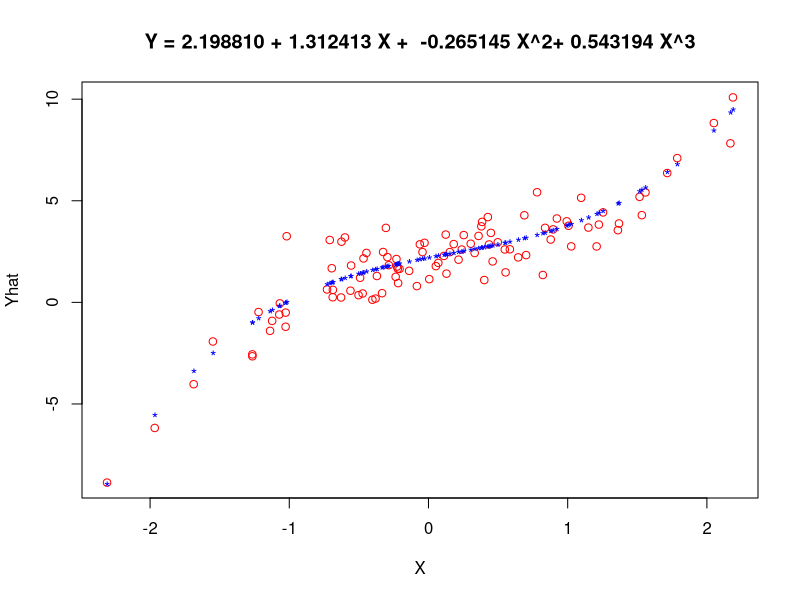
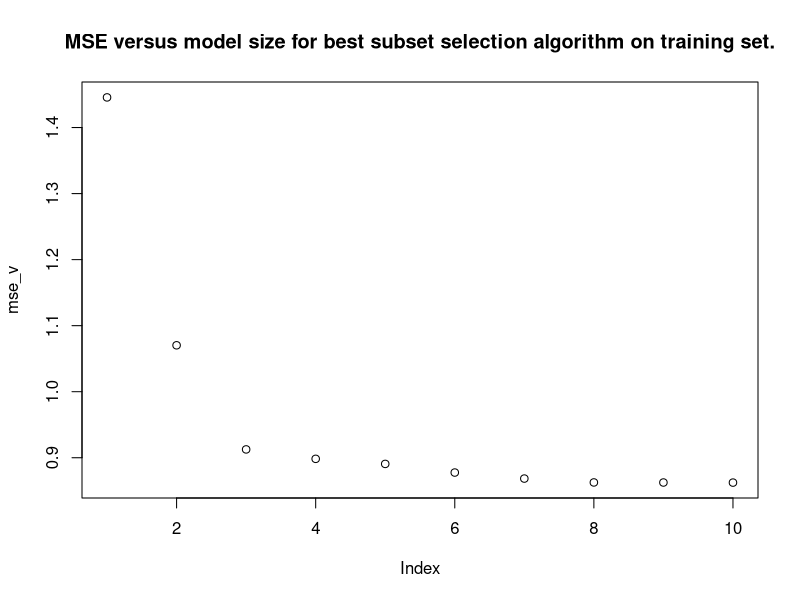
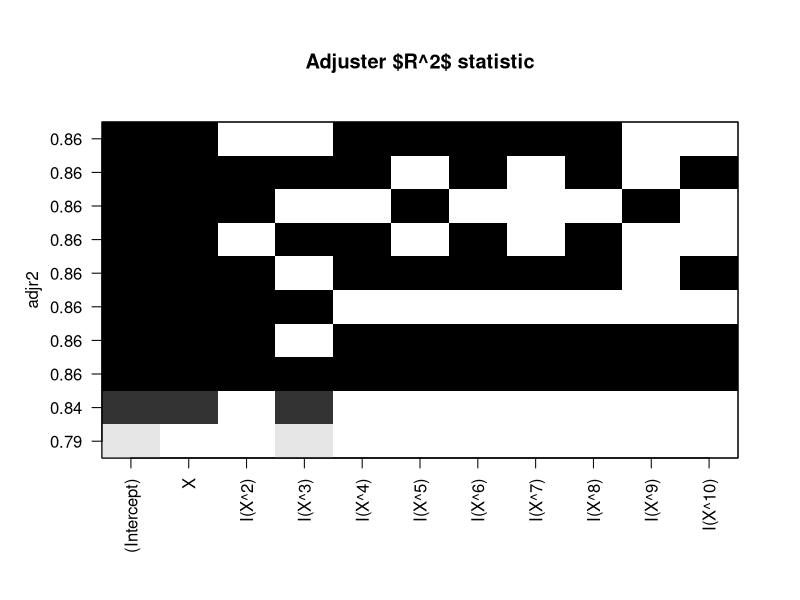
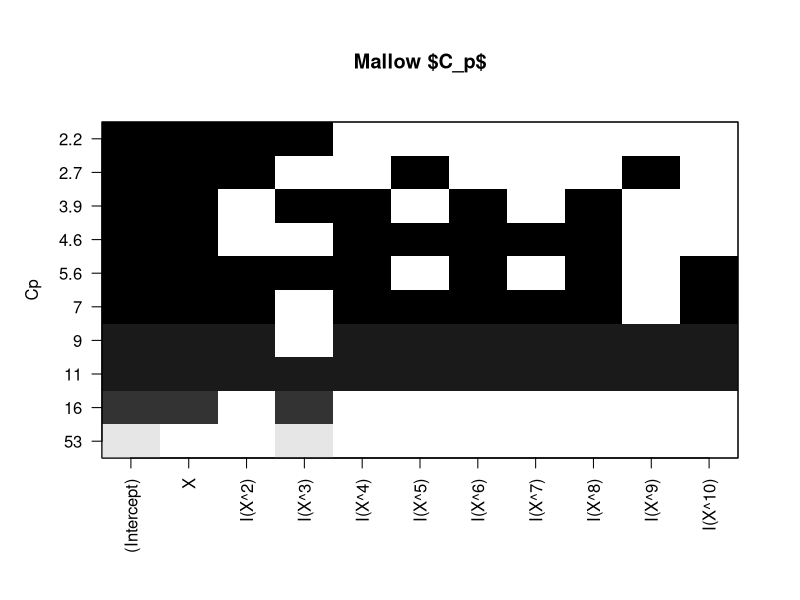
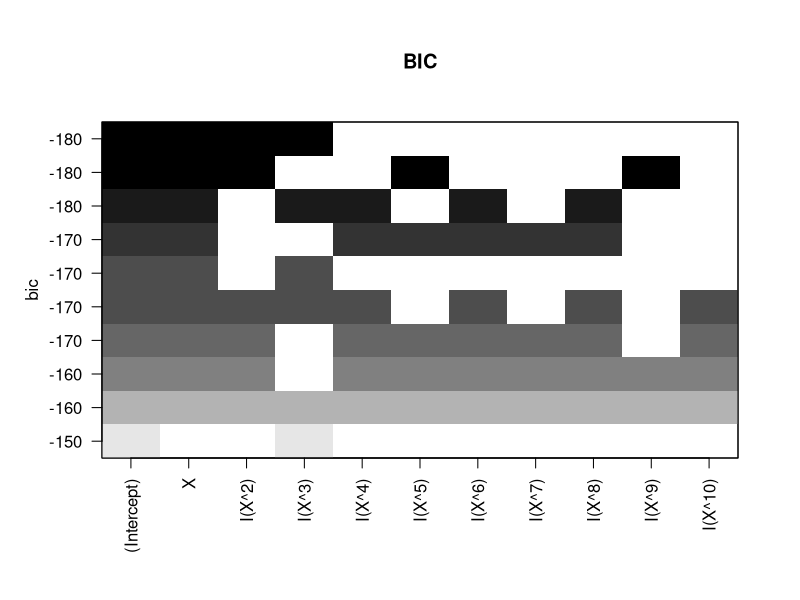
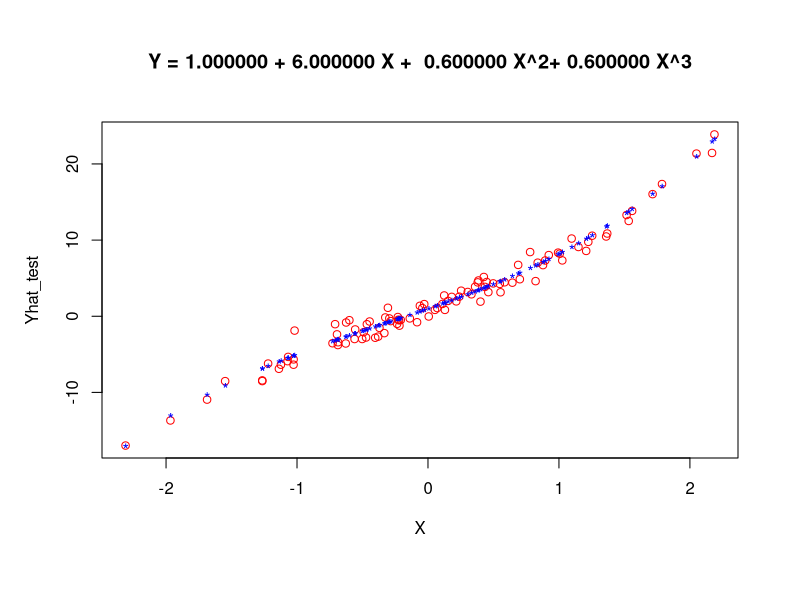
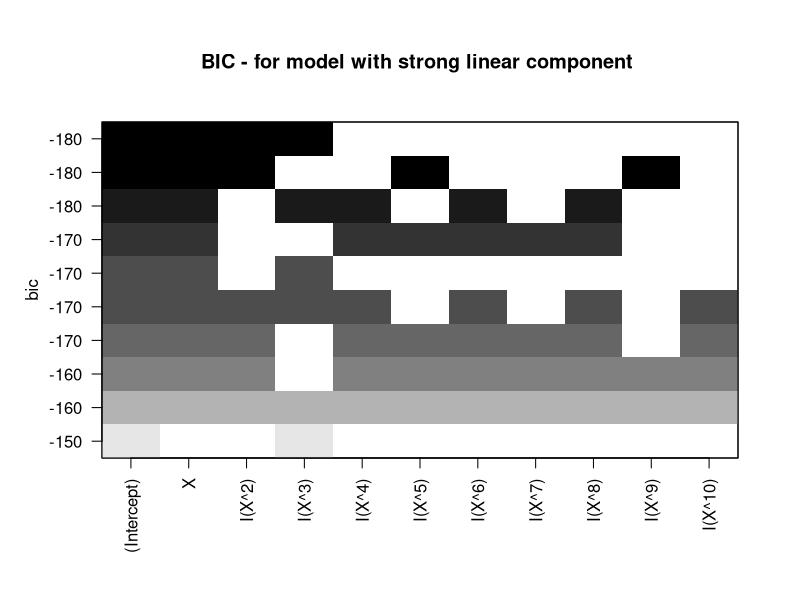
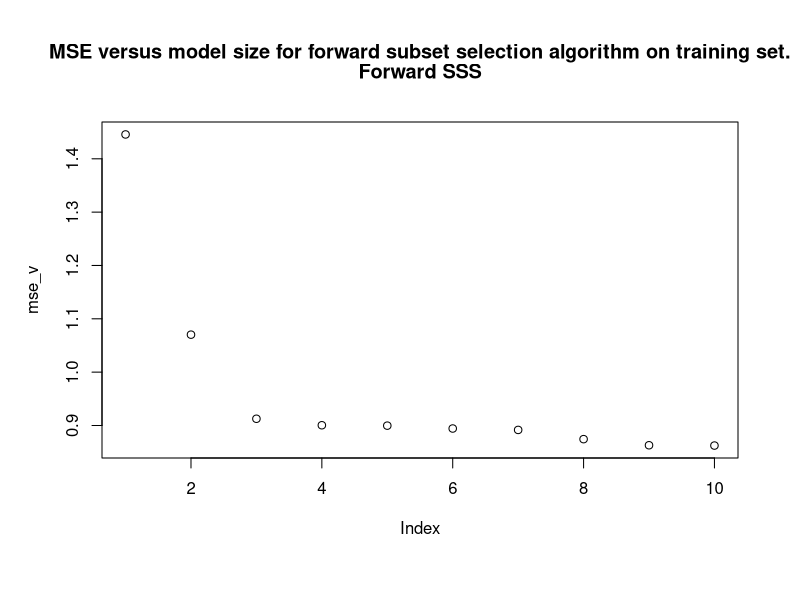

Reproduce these figures in R, in order.
## ---- chunk 1
knitr::opts_chunk$set(echo = TRUE)
knitr::opts_chunk$set(dev = 'pdf')
knitr::opts_chunk$set(cache=TRUE)
knitr::opts_chunk$set(tidy=TRUE)
knitr::opts_chunk$set(prompt=FALSE)
knitr::opts_chunk$set(fig.height=5)
knitr::opts_chunk$set(fig.width=7)
knitr::opts_chunk$set(warning=FALSE)
knitr::opts_chunk$set(message=FALSE)
## ---- chunk 2
rm(list = ls())
set.seed(123)
X <-rnorm(100,mean = 0,sd=1)

epsilon <- rnorm(100, mean = 0, sd=1)
## ---- chunk 3
beta= rnorm(4,mean = 0,sd = 1)
Y <-matrix(NA,nrow=100,ncol=1)
Yhat <-matrix(NA,nrow = 100,ncol = 1)

for (i in 1 : 100)
{
  Y[i]=beta[1] +beta[2]* X[i] +beta[3]* X[i]^2+ beta[4]* X[i]^3
  
  Yhat[i]=beta[1] +beta[2]* X[i] +beta[3]* X[i]^2+ beta[4]* X[i]^3 + epsilon[i]
}

plot(X,Yhat,col='red')
points(X,Y,pch='*',col='blue')
title(main=sprintf( "Y = %f + %f X +  %f X^2+ %f X^3",beta[1] ,beta[2], +beta[3], beta[4] ),cex=4.6)
## ---- chunk 4
DF <- as.data.frame(X)
DF <- cbind(DF,Yhat)
names(DF) = c("X","Y")
library(leaps)

regfit.full<-regsubsets(Y~X+I(X^2)+I(X^3)+I(X^4)+I(X^5)+I(X^6)+I(X^7)+I(X^8)+I(X^9)+I(X^10),data = DF,nvmax = 10)

reg.summary <-summary(regfit.full)

mse_v <- reg.summary$rss / nrow(DF)

plot(mse_v) 
title("MSE versus model size for best subset selection algorithm on training set.")

## ---- chunk 5
summary(regfit.full)
## ---- chunk 6
plot(regfit.full ,scale ="adjr2")
title("Adjuster $R^2$ statistic")
## ---- chunk 7
plot(regfit.full ,scale ="Cp")
title("Mallow $C_p$")
## ---- chunk 8
plot(regfit.full ,scale ="bic")
title("BIC")
## ---- chunk 9
beta_test <-matrix(NA,nrow=4,ncol=1)
beta_test[1]=1.0
beta_test[2]=6.0
beta_test[3]=.6
beta_test[4]=.6

Y_test <-matrix(NA,nrow=100,ncol=1)
Yhat_test <-matrix(NA,nrow = 100,ncol = 1)

for (i in 1 : 100)
{
  Y_test[i]=beta_test[1] +beta_test[2]* X[i] +beta_test[3]* X[i]^2+ beta_test[4]* X[i]^3
  
  Yhat_test[i]=beta_test[1] +beta_test[2]* X[i] +beta_test[3]* X[i]^2+ beta_test[4]* X[i]^3 + epsilon[i]
}
DF_test <- as.data.frame(X)
DF_test <- cbind(DF,Yhat_test)
names(DF) = c("X","Y")

plot(X,Yhat_test,col='red')
points(X,Y_test,pch='*',col='blue')
title(main=sprintf( "Y = %f + %f X +  %f X^2+ %f X^3",beta_test[1] ,beta_test[2], +beta_test[3], beta_test[4] ),cex=4.6)
regfit.full<-regsubsets(Y~X+I(X^2)+I(X^3)+I(X^4)+I(X^5)+I(X^6)+I(X^7)+I(X^8)+I(X^9)+I(X^10),data = DF_test,nvmax = 10)
plot(regfit.full ,scale ="bic")
title("BIC - for model with strong linear component ")

## ---- chunk 10
regfit.full<-regsubsets(Y~X+I(X^2)+I(X^3)+I(X^4)+I(X^5)+I(X^6)+I(X^7)+I(X^8)+I(X^9)+I(X^10),data = DF,nvmax = 10,method = "forward")

reg.summary <-summary(regfit.full)

mse_v <- reg.summary$rss / nrow(DF)

plot(mse_v) 
title(c("MSE versus model size for forward subset selection algorithm on training set.","Forward SSS"))

## ---- chunk 11
plot(regfit.full ,scale ="adjr2")
title("Adjuster $R^2$ statistic Forward SSS")
## ---- chunk 12
plot(regfit.full ,scale ="Cp")
title("Mallow $C_p$ Forward SSS")
## ---- chunk 13
plot(regfit.full ,scale ="bic")
title("BIC Forward SSS")
## ---- chunk 14
regfit.full<-regsubsets(Y~X+I(X^2)+I(X^3)+I(X^4)+I(X^5)+I(X^6)+I(X^7)+I(X^8)+I(X^9)+I(X^10),data = DF,nvmax = 10,method = "backward")

reg.summary <-summary(regfit.full)

mse_v <- reg.summary$rss / nrow(DF)

plot(mse_v) 
title(c("MSE versus model size for backward subset selection algorithm on training set.","Backward SSS"))

## ---- chunk 15
plot(regfit.full ,scale ="adjr2")
title("Adjuster $R^2$ statistic Backward SSS")
## ---- chunk 16
plot(regfit.full ,scale ="Cp")
title("Mallow $C_p$ Backward SSS")
## ---- chunk 17
plot(regfit.full ,scale ="bic")
title("BIC Backward SSS")
## ---- chunk 18
library (glmnet)
x_lasso=model.matrix (Y~X+I(X^2)+I(X^3)+I(X^4)+I(X^5)+I(X^6)+I(X^7)+I(X^8)+I(X^9)+I(X^10),DF )[,-1]
y_lasso=DF$Y
cv.out =cv.glmnet (x_lasso,y_lasso,alpha =1)
plot(cv.out)
bestlam =cv.out$lambda.min
bestlam

best_lasso=glmnet (x_lasso,y_lasso,alpha =1,lambda = bestlam)
predict (best_lasso ,type="coefficients",s=bestlam )[1:10 ,]
## ---- chunk 19
beta= rnorm(2,mean = 0,sd = 1)
Y <-matrix(NA,nrow=100,ncol=1)
Yhat <-matrix(NA,nrow = 100,ncol = 1)

for (i in 1 : 100)
{
  Y[i]=beta[1] +beta[2]* X[i]^7 
  
  Yhat[i]=beta[1] +beta[2]* X[i]^7 
}

plot(X,Yhat,col='red')
points(X,Y,pch='*',col='blue')
title(main=sprintf( "Y = %f + %f X^7",beta[1] ,beta[2] ),cex=4.6)

DF <- as.data.frame(X)
DF <- cbind(DF,Yhat)
names(DF) = c("X","Y")
library(leaps)

regfit.full<-regsubsets(Y~X+I(X^2)+I(X^3)+I(X^4)+I(X^5)+I(X^6)+I(X^7)+I(X^8)+I(X^9)+I(X^10),data = DF,nvmax = 10)

reg.summary <-summary(regfit.full)

plot(mse_v) 
title(c("$Y=\beta_0+ \beta_1 X^7$ MSE versus model size for forward subset selection algorithm on training set.","Best SSS"))
plot(regfit.full ,scale ="adjr2")
title("Adjuster $R^2$ statistic Best SSS")

plot(regfit.full ,scale ="Cp")
title("$Y=\beta_0+ \beta_1 X^7$ Mallow $C_p$ Best SSS")

plot(regfit.full ,scale ="bic")
title("$Y=\beta_0+ \beta_1 X^7$ BIC Best  SSS")

x_lasso=model.matrix (Y~X+I(X^2)+I(X^3)+I(X^4)+I(X^5)+I(X^6)+I(X^7)+I(X^8)+I(X^9)+I(X^10),DF )[,-1]
y_lasso=DF$Y
cv.out =cv.glmnet (x_lasso,y_lasso,alpha =1)
plot(cv.out)
bestlam =cv.out$lambda.min
bestlam

best_lasso=glmnet (x_lasso,y_lasso,alpha =1,lambda = bestlam)
predict (best_lasso ,type="coefficients",s=bestlam )[1:10 ,]
